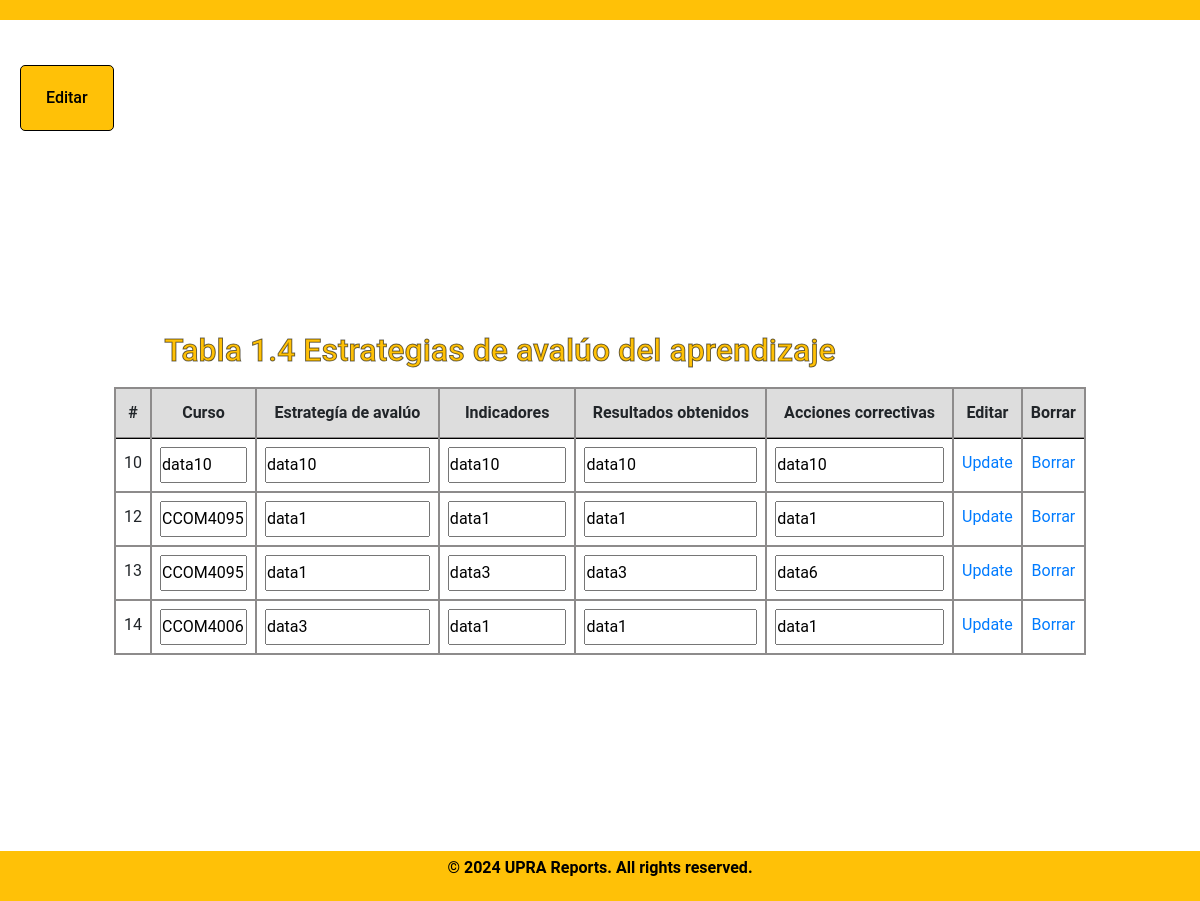
The app's page /meta-1/tabla1.4_edit.php with its own data.
### tables this page shows
CREATE TABLE `table14a` (
  `table14aID` int(11) NOT NULL,
  `DepartmentID` int(11) DEFAULT NULL,
  `year` int(4) DEFAULT NULL,
  `field1` varchar(8) DEFAULT NULL,
  `field2` varchar(100) DEFAULT NULL,
  `field3` varchar(100) DEFAULT NULL,
  `field4` varchar(100) DEFAULT NULL,
  `field5` varchar(255) DEFAULT NULL
);

### meta-1/tabla1.4_edit.php (the view, shortened to what this page needs)
<!DOCTYPE html>
<html lang="en">
<head>
        <link rel="stylesheet" href="../fonts/icomoon/style.css">
        <link rel="stylesheet" href="../css/owl.carousel.min.css">
        <link rel="stylesheet" href="../css/bootstrap.min.css">
        <link rel="stylesheet" href="../css/style.css">
        <link rel="stylesheet" href="../css/style-sidemenu.css">
    </head>
<body>
    <header></header>
<div class="formbold-main-wrapperDept">
    <a class="underline-button" href="../meta-1/tabla1.4.html">Editar</a>
</div>
<div class="formbold-main-wrapper-edit">
    <div class="formbold-form-wrapper-edit">
        <h6>Tabla 1.4 Estrategias de avalúo del aprendizaje</h6>
        <table class="table">
            <thead>
              <tr>
                <th scope="col">#</th>
                <th scope="col">Curso </th>
                <th scope="col">Estrategía&nbsp;de&nbsp;avalúo</th>
                <th scope="col">Indicadores</th>
                <th scope="col">Resultados&nbsp;obtenidos</th>
                <th scope="col">Acciones&nbsp;correctivas</th>
                <th scope="col">Editar</th>
                <th scope="col">Borrar</th>
              </tr>
            </thead>
            <tbody>
              <tr>
              <?php
                include 'db_info.php';
                $sql = "SELECT * FROM table14a";
                $result = $conn->query($sql);
                while ($row = $result->fetch_assoc()) {
                    echo "<tr>";
                    echo "<td>" . $row['table14aID'] . "</td>";
                    echo "<td><input type='text' id='field1_" . $row['table14aID'] . "' value='" . $row['field1'] . "'></td>";
                    echo "<td><input type='text' id='field2_" . $row['table14aID'] . "' value='" . $row['field2'] . "'></td>";
                    echo "<td><input type='text' id='field3_" . $row['table14aID'] . "' value='" . $row['field3'] . "'></td>";
                    echo "<td><input type='text' id='field4_" . $row['table14aID'] . "' value='" . $row['field4'] . "'></td>";
                    echo "<td><input type='text' id='field5_" . $row['table14aID'] . "' value='" . $row['field5'] . "'></td>";
                    echo "<td><a href='javascript:void(0);' onclick='updateTable14aRow(" . $row['table14aID'] . ")'>Update</a></td>";
                    echo "<td><a href='../meta-1/tabla1.4_delete.php?id=" . $row['table14aID'] . "'>Borrar</a></td>";
                    echo "</tr>";
                }
               ?>
              </tr>
            </tbody>
        </table>
    </div>
</div>
    <div class="footer-box">
        <p>&copy; 2024 UPRA Reports. All rights reserved.</p>
    </div>
</body>
</html>

### css/style.css (style rules this page uses)
* { margin: 0; padding: 0; }
body { font-family: "Roboto", -apple-system, BlinkMacSystemFont, "Segoe UI", Roboto, "Helvetica Neue", Arial, "Noto Sans", sans-serif, "Apple Color Emoji", "Segoe UI Emoji", "Segoe UI Symbol", "Noto Color Emoji"; background-color: #fff; color: #999; }
a { -webkit-transition: .3s all ease; -o-transition: .3s all ease; transition: .3s all ease; }
a, a:hover { text-decoration: none !important; }
body { font-family: "Roboto", -apple-system, BlinkMacSystemFont, "Segoe UI", Roboto, "Helvetica Neue", Arial, "Noto Sans", sans-serif, "Apple Color Emoji", "Segoe UI Emoji", "Segoe UI Symbol", "Noto Color Emoji"; background-color: #fff; color: #999; line-height: 2; }
.table { border-collapse: collapse; width: 90%; margin: auto; border: 2px solid #8d8b8b; overflow-x: auto; }
td, th { border: 2px solid #8d8b8b; text-align: center; padding: 0.5em; }
.table input[type="text"] { width: 100%; box-sizing: border-box; resize: both; }
th, td { border: 2px solid #8d8b8b; text-align: center; padding: 0.5em; font-size: 1rem; }
.table thead th { vertical-align: bottom; border-bottom: 2px solid #8d8b8b; background-color: #dddddd; }
.table th, .table td { padding: 0.5rem; vertical-align: top; border-top: 1px solid #000000; }
header { background-color: #FFC107; color: #000; padding: 10px; text-align: center; }
.footer-box { background-color: #FFC107; color: #000; text-align: center; padding: 1px 0; position: fixed; bottom: 0%; width: 100%; z-index: 999; font-weight: bold; }
.footer-box p { font-size: 16px; }
html, body { height: 100%; margin: 0; padding: 0; }
.formbold-main-wrapper-edit { display: flex; align-items: center; justify-content: center; padding-top: 10px; margin-left: auto; margin-right: auto; min-height: 580px; max-height: 900px; }
.formbold-main-wrapperDept { display: flex; justify-content: space-between; padding: 20px; margin: 0 auto; }
.formbold-form-wrapper-edit { margin: 0 auto; width: 90%; background: white; min-height: 580px; max-height: 900px; margin-top: 10px; }
.underline-button { font-size: 16px; border-radius: 5px; padding: 16px 25px; border: none; font-weight: 500; background-color: #FFC107; color: #000; cursor: pointer; margin-top: 25px; border: 1px solid #000; margin-bottom: 150px; }
h6 { font-size: 2em; color: #FFC107; text-align: center; padding: 10px; margin-right: 200px; -webkit-text-stroke-width: 1px; -webkit-text-stroke-color: rgba(0, 0, 0, 0.582); }

### css/style-sidemenu.css (style rules this page uses)
* { margin: 0; padding: 0; }
:root { --accent-color: #FFC107; }

### records on screen
table14a: table14aID "10", field1 "data10", field2 "data10", field3 "data10", field4 "data10", field5 "data10"
table14a: table14aID "12", field1 "CCOM4095", field2 "data1", field3 "data1", field4 "data1", field5 "data1"
table14a: table14aID "13", field1 "CCOM4095", field2 "data1", field3 "data3", field4 "data3", field5 "data6"
table14a: table14aID "14", field1 "CCOM4006", field2 "data3", field3 "data1", field4 "data1", field5 "data1"
